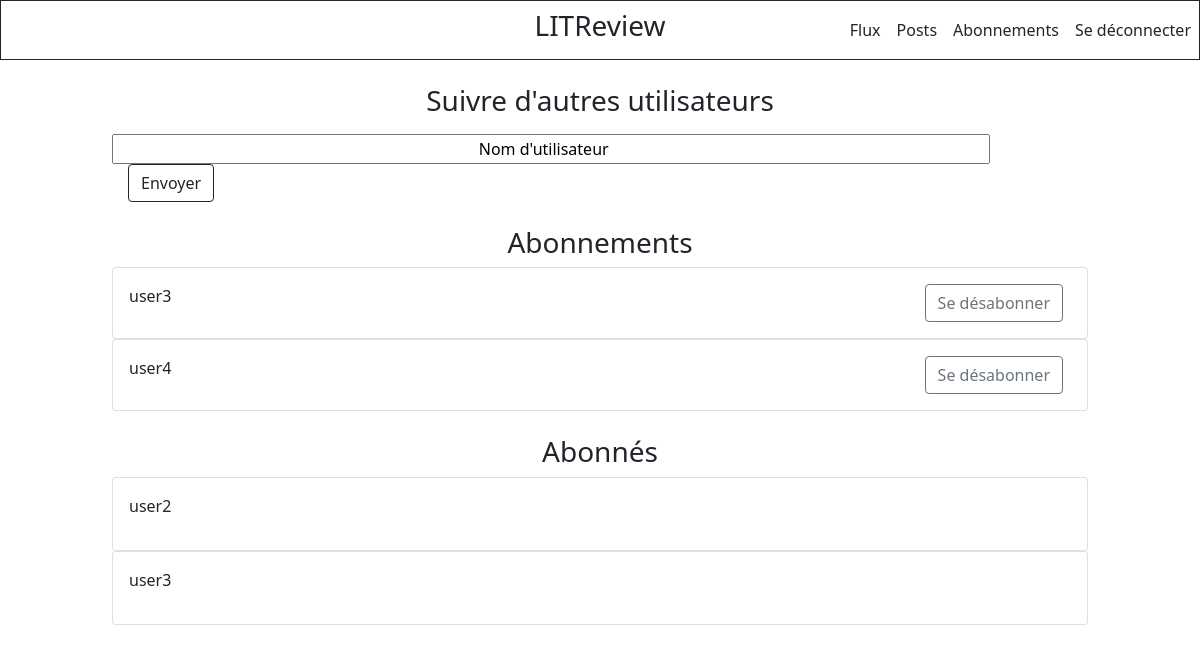
Before: /follow/ (signed in) with the older database file.
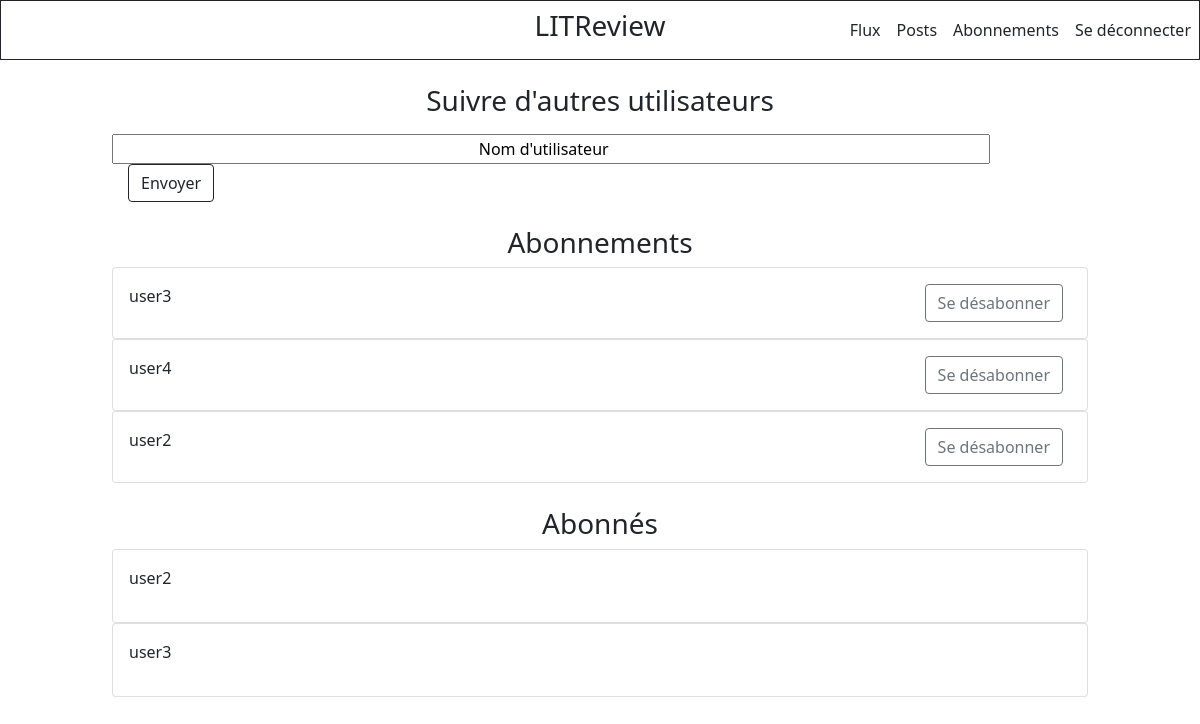
After: the same page with the newer database file.
### content/models.py (models this page shows)
class UserFollows(models.Model):
    abonnements = models.ForeignKey(
        to=settings.AUTH_USER_MODEL,
        on_delete=models.CASCADE,
        related_name="abonnements",
    )
    abonnes = models.ForeignKey(
        to=settings.AUTH_USER_MODEL, on_delete=models.CASCADE, related_name="abonnes"
    )
    class Meta:
        verbose_name_plural = "User Follows"
        unique_together = ("abonnements", "abonnes")

### accounts/models.py (models this page shows)
class User(AbstractUser):
    class Meta:
        abstract = False

### content/views.py (the view)
# urls.py: path("follow/", views.follow, name="follow"),
@login_required
def follow(request):
    if request.POST.get("search"):
        users = User.objects.filter(username__iexact=request.POST.get("search"))
        new_abonne = users.first()
        userf = UserFollows.objects.create(abonnes=request.user, abonnements=new_abonne)
    abonnes = UserFollows.objects.filter(abonnes_id=request.user)
    abonnements = UserFollows.objects.filter(abonnements_id=request.user)
    context = {
        "abonnes": abonnes,
        "abonnements": abonnements,
    }
    return render(request, "content/follow.html", context)

### content/Templates/content/follow.html (shortened to what this page needs)
{% extends 'base.html' %}
{% block content_box_3 %}
  <div class="container col-md-10 justify-content-center mt-4">
   <h3>Suivre d'autres utilisateurs</h3>
     <div class="mt-3">
     <form method="POST">
         <input id="user-field" placeholder="Nom d'utilisateur" type="search" name="search">
         <button class="btn btn-outline-dark ms-3" type="submit">Envoyer</button>
     </form>
     </div>
  <div class="mt-4">
    <h3>Abonnements</h3>
  </div>
      {% for abonnement in abonnes %}
           <div class="card">
              <div class="card-body">
                  <div class="card-text"> {{ abonnement.abonnements }} <span style="float:right;"><a href="{% url 'content:unfollow' abonnement.id %}" class="btn btn-outline-secondary me-md-2">Se désabonner</a></span></div>
              </div>
            </div>
      {% endfor %}
    <div class="mt-4">
    <h3>Abonnés</h3>
    </div>
      {% for abonne in abonnements %}
          <div class="card">
              <div class="card-body">
                  <p class="card-text">{{ abonne.abonnes }}</p>
              </div>
            </div>
      {% endfor %}
</div>
{% endblock content_box_3 %}

Changed rows visible on the page:
added UserFollows: abonnements "user2", shown under "Abonnements"
